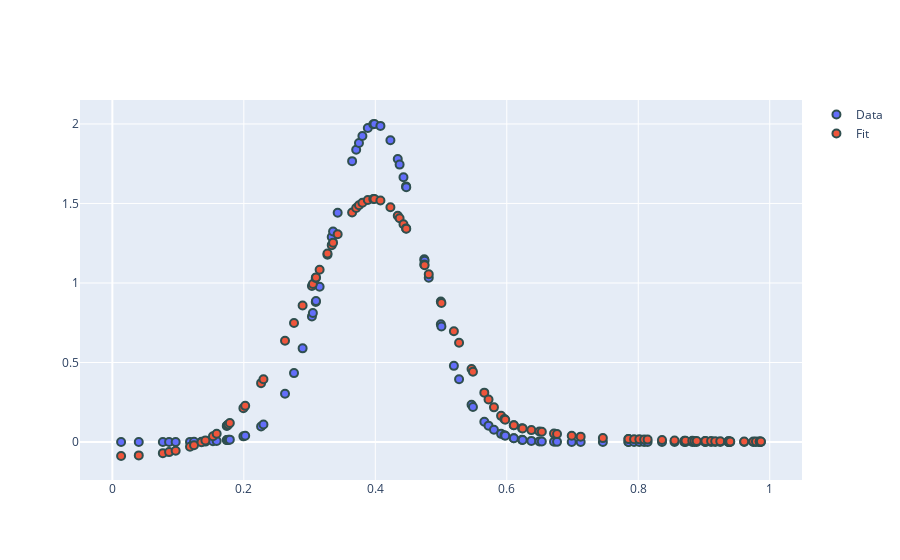

Notebook cell for this chart:
### Code cell
M.calc_GCV(X=x.reshape(-1,1), y=y, n_grid=6)
